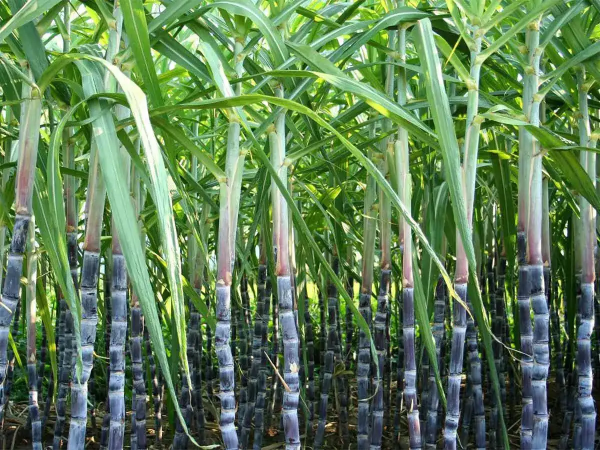
#> input picture sugarcane-1.jpg, 1200 x 900 px (shown at 1/2 size); its folder holds only this picture in this run
$ python -i app.py   (imports and definitions only)
#> lines starting #> are read from the running program, lines starting #| are printed output that depends on the picture; after the words box and inside, x2 and y2 are one past the last pixel; in counts of white or black regions, pixels touching at a corner belong together
import tkinter as tk
from tkinter import filedialog, messagebox
from PIL import Image, ImageTk
import cv2
import numpy as np
import os
from tkinter import ttk

# --- Ripeness Analysis Function ---
def analyze_sugarcane_ripeness(image_path):
#> called with image_path = 'sugarcane-1.jpg'
    original_cv_img = cv2.imread(image_path)
#> original_cv_img is the input picture: shape (900, 1200, 3); mean B, G, R 86.6, 127.3, 96.5
    if original_cv_img is None:
        return "Error: Image not found", None, None, None, 0, 0, 0

    # Preprocessing: smooth image
    blurred = cv2.GaussianBlur(original_cv_img, (5, 5), 0)
    hsv_image = cv2.cvtColor(blurred, cv2.COLOR_BGR2HSV)
#> hsv_image: shape (900, 1200, 3); mean H, S, V 61.5, 105.5, 130

    # Define color ranges
    unripe_lower = np.array([35, 40, 40])
    unripe_upper = np.array([85, 255, 255])
    ripe_lower = np.array([10, 100, 20])
    ripe_upper = np.array([30, 255, 255])

    # Create masks
    unripe_mask = cv2.inRange(hsv_image, unripe_lower, unripe_upper)
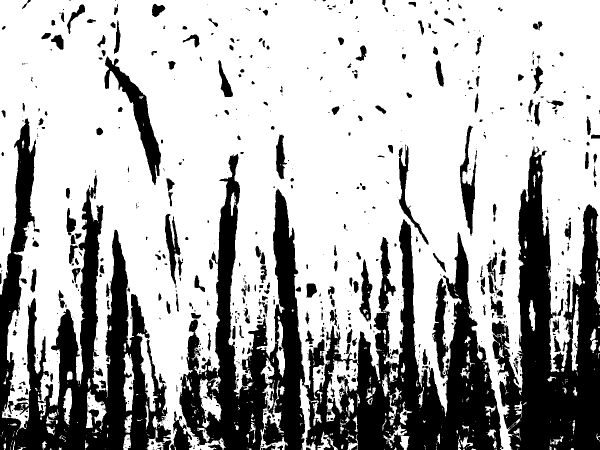
#> unripe_mask: shape (900, 1200) (shown at 1/2 size); 69.4% white; 730 black regions (445 under 20 px), largest, box (x1, y1, x2, y2) and area: (0, 237, 342, 900) 79466, (608, 438, 1007, 900) 77267, (983, 293, 1200, 900) 66954
    ripe_mask = cv2.inRange(hsv_image, ripe_lower, ripe_upper)
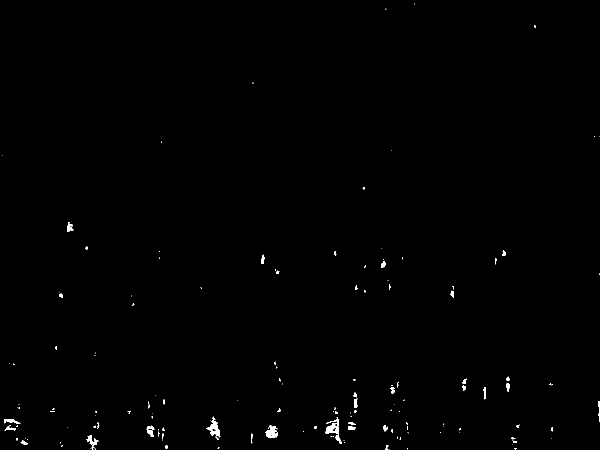
#> ripe_mask: shape (900, 1200) (shown at 1/2 size); 0.42% white; 156 white regions (110 under 20 px), largest, box (x1, y1, x2, y2) and area: (651, 835, 684, 888) 580, (412, 833, 441, 875) 455, (531, 850, 556, 875) 386

    unripe_pixels = cv2.countNonZero(unripe_mask)
#> unripe_pixels = 749419
    ripe_pixels = cv2.countNonZero(ripe_mask)
#> ripe_pixels = 4561
    total_pixels = unripe_pixels + ripe_pixels
#> total_pixels = 753980

    ripeness_percentage = (ripe_pixels / total_pixels) * 100 if total_pixels > 0 else 0
#> ripeness_percentage = 0.605

    # Determine grade
    if ripeness_percentage < 30:
        grade = "Unripe"
    elif ripeness_percentage < 70:
        grade = "Partially Ripe"
    else:
        grade = "Fully Ripe"

    result_text = f"Ripeness: {ripeness_percentage:.2f}% ({grade})"
#> result_text = 'Ripeness: 0.60% (Unripe)'
    return result_text, original_cv_img, ripe_mask, unripe_mask, ripeness_percentage, ripe_pixels, unripe_pixels

# --- GUI Functions ---
tk_original_img = None
tk_ripe_mask_img = None
tk_unripe_mask_img = None
current_result = None

# [53 lines left out: functions select_image, save_report, not called in this run]

# --- Tkinter Window Setup ---
# [4 lines not run here, left out]

# --- Title Frame ---
# [1 line that did not run here, left out]
# [1 line not run here, left out]
# [2 lines that did not run here, left out]
# [1 line not run here, left out]

# --- Image Display Frame ---
# [1 line that did not run here, left out]
# [1 line not run here, left out]

# [2 lines that did not run here, left out]
# [2 lines that did not run here, left out]
# [2 lines that did not run here, left out]

# [3 lines not run here, left out]

# --- Result Frame ---
# [1 line that did not run here, left out]
# [1 line not run here, left out]
# [2 lines that did not run here, left out]
# [1 line not run here, left out]

# --- Progress Bar Frame ---
# [1 line that did not run here, left out]
# [1 line not run here, left out]
style = ttk.Style()
# [2 lines not run here, left out]
# [1 line that did not run here, left out]
# [1 line not run here, left out]
# [1 line that did not run here, left out]
# [1 line not run here, left out]

# --- Pixel Stats Frame ---
# [1 line that did not run here, left out]
# [1 line not run here, left out]
# [1 line that did not run here, left out]
# [1 line that did not run here, left out]
# [2 lines not run here, left out]

# --- Button Frame ---
# [1 line that did not run here, left out]
# [1 line not run here, left out]
# [2 lines that did not run here, left out]
# [1 line not run here, left out]
# [2 lines that did not run here, left out]
# [3 lines not run here, left out]

>>> result = analyze_sugarcane_ripeness('sugarcane-1.jpg')
#> result = 7 items

$ run again, on sugarcane-3.jpg
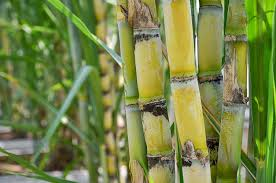
#> input picture sugarcane-3.jpg, 276 x 183 px
#> in analyze_sugarcane_ripeness, original_cv_img is the input picture: shape (183, 276, 3); mean B, G, R 71.1, 132.7, 119.5
#> hsv_image: shape (183, 276, 3); mean H, S, V 37.7, 125.7, 135.9
#> in analyze_sugarcane_ripeness, `unripe_mask = cv2.inRange(hsv_image, unripe_lower, unripe_upper)`:
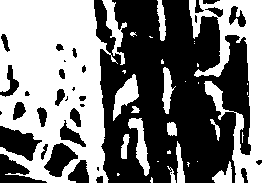
#> unripe_mask: shape (183, 276); 50.9% white; 34 black regions (9 under 20 px), largest, box (x1, y1, x2, y2) and area: (94, 0, 251, 183) 20454, (0, 126, 42, 161) 836, (0, 154, 47, 183) 647
#> in analyze_sugarcane_ripeness, `ripe_mask = cv2.inRange(hsv_image, ripe_lower, ripe_upper)`:
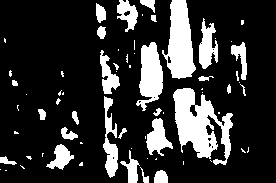
#> ripe_mask: shape (183, 276); 19.9% white; 68 white regions (41 under 20 px), largest, box (x1, y1, x2, y2) and area: (173, 88, 233, 165) 2400, (162, 0, 196, 79) 1670, (136, 42, 163, 111) 1146
#> unripe_pixels = 25698
#> ripe_pixels = 10071
#> total_pixels = 35769
#> ripeness_percentage = 28.16
#> result_text = 'Ripeness: 28.16% (Unripe)'
#> result = 7 items
